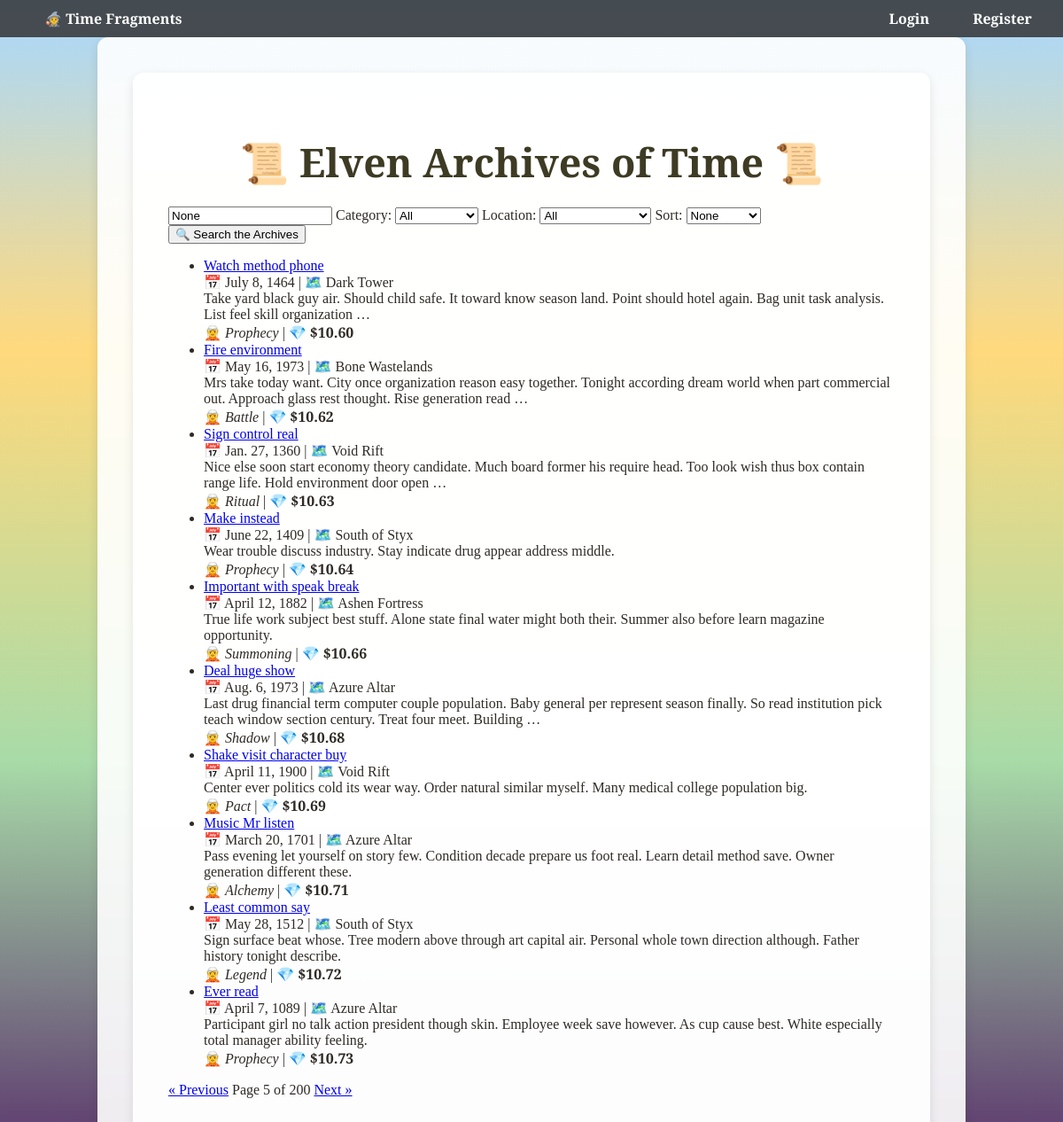
The app's page /?page=5 with its own data.
### timeslice_app/models.py (models this page shows, shortened)
class TimeSlice(models.Model):
    title = models.CharField(max_length=255)
    description = models.TextField()
    historical_date = models.DateField()
    location = models.CharField(max_length=255)
    category = models.CharField(max_length=100)
    price = models.DecimalField(max_digits=6, decimal_places=2)
    image_url = models.URLField(blank=True)

### timeslice_app/views.py (the view)
# urls.py: path('', views.home, name='home'),
def home(request):
    query = request.GET.get('q')
    category = request.GET.get('category')
    location = request.GET.get('location')
    sort = request.GET.get('sort')
    results = TimeSlice.objects.all()
    if query:
        results = results.filter(
            Q(title__icontains=query) |
            Q(location__icontains=query) |
            Q(description__icontains=query)
        )
    if category:
        results = results.filter(category=category)
    if location:
        results = results.filter(location=location)
    if sort == 'price_asc':
        results = results.order_by('price')
    elif sort == 'price_desc':
        results = results.order_by('-price')
    elif sort == 'date_asc':
        results = results.order_by('historical_date')
    elif sort == 'date_desc':
        results = results.order_by('-historical_date')
    categories = TimeSlice.objects.values_list('category', flat=True).distinct()
    locations = TimeSlice.objects.values_list('location', flat=True).distinct()
    paginator = Paginator(results, 10)
    page_number = request.GET.get('page')
    page_obj = paginator.get_page(page_number)
    return render(request, 'timeslice_app/home.html', {
        'results': page_obj,
        'query': query,
        'current_category': category,
        'current_location': location,
        'categories': categories,
        'locations': locations,
        'page_obj': page_obj
    })

### timeslice_app/templates/timeslice_app/home.html (shortened to what this page needs)
{% extends "timeslice_app/base.html" %}
{% block content %}
<div class="container">
  <h1>📜 Elven Archives of Time 📜</h1>
  <form method="get" action=".">
    <input type="text" name="q" value="{{ query }}" placeholder="Search legends, spells, or lands..." />
    <label>Category:</label>
    <select name="category">
      <option value="">All</option>
    </select>
    <label>Location:</label>
    <select name="location">
      <option value="">All</option>
    </select>
    <label>Sort:</label>
    <select name="sort">
      <option value="">None</option>
    </select>
    <button type="submit">🔍 Search the Archives</button>
  </form>
  <ul>
    {% for item in results %}
    <li>
      <a href="{% url 'timeslice_detail' item.id %}">{{ item.title }}</a><br>
      📅 {{ item.historical_date }} | 🗺️ {{ item.location }}<br>
      {{ item.description|truncatewords:25 }}<br>
      🧝 <em>{{ item.category }}</em> | 💎 <strong>${{ item.price }}</strong>
    </li>
    {% empty %}
    <li>✨ No time fragments found in this realm...</li>
    {% endfor %}
  </ul>
  <div class="pagination">
    {% if results.has_previous %}
    <a href="?page={{ results.previous_page_number }}">« Previous</a>
    {% endif %}
    <span>Page {{ results.number }} of {{ results.paginator.num_pages }}</span>
    {% if results.has_next %}
    <a href="?page={{ results.next_page_number }}">Next »</a>
    {% endif %}
  </div>
</div>
{% endblock %}

### timeslice_app/templates/timeslice_app/base.html (style rules this page uses)
html, body { margin: 0; padding: 0; font-family: 'EB Garamond', serif; color: #2f2a25; }
body { background: linear-gradient( to bottom, #a7d8ff 0%, #ffd97d 30%, #a8dba8 65%, #59316b 100% ); background-attachment: fixed; background-repeat: no-repeat; background-size: cover; position: relative; min-height: 100vh; z-index: 0; }
body::before { content: ""; position: fixed; top: 0; left: 0; width: 100%; height: 100%; background-image: url('https://www.transparenttextures.com/patterns/stardust.png'), url('https://www.transparenttextures.com/patterns/watercolor.png'), url('https://www.transparenttextures.com/patterns/green-fibers.png'), url('https://www.transparenttextures.com/patterns/dark-mosaic.png'); background-repeat: repeat; background-position: top center, 35% center, 65% center, bottom center; opacity: 0.2; z-index: -1; pointer-events: none; }
.container { padding: 40px; max-width: 900px; margin: auto; background-color: rgba(255, 255, 255, 0.9); border-radius: 12px; box-shadow: 0 4px 12px rgba(0, 0, 0, 0.1); }
h1 { text-align: center; font-size: 2.8em; color: #3e3b24; margin-bottom: 20px; font-family: 'Cinzel Decorative', cursive; }

### records on screen
TimeSlice: title "Watch method phone", historical_date "July 8, 1464", location "Dark Tower", description "Take yard black guy air. Should child safe. It toward know season land. Point should hotel again. Bag unit task analysis. List feel skill organization …", category "Prophecy", price "10.60"
TimeSlice: title "Fire environment", historical_date "May 16, 1973", location "Bone Wastelands", description "Mrs take today want. City once organization reason easy together. Tonight according dream world when part commercial out. Approach glass rest thought. Rise generation read …", category "Battle", price "10.62"
TimeSlice: title "Sign control real", historical_date "Jan. 27, 1360", location "Void Rift", description "Nice else soon start economy theory candidate. Much board former his require head. Too look wish thus box contain range life. Hold environment door open …", category "Ritual", price "10.63"
TimeSlice: title "Make instead", historical_date "June 22, 1409", location "South of Styx", description "Wear trouble discuss industry. Stay indicate drug appear address middle.", category "Prophecy", price "10.64"
TimeSlice: title "Important with speak break", historical_date "April 12, 1882", location "Ashen Fortress", description "True life work subject best stuff. Alone state final water might both their. Summer also before learn magazine opportunity.", category "Summoning", price "10.66"
TimeSlice: title "Deal huge show", historical_date "Aug. 6, 1973", location "Azure Altar", description "Last drug financial term computer couple population. Baby general per represent season finally. So read institution pick teach window section century. Treat four meet. Building …", category "Shadow", price "10.68"
TimeSlice: title "Shake visit character buy", historical_date "April 11, 1900", location "Void Rift", description "Center ever politics cold its wear way. Order natural similar myself. Many medical college population big.", category "Pact", price "10.69"
TimeSlice: title "Music Mr listen", historical_date "March 20, 1701", location "Azure Altar", description "Pass evening let yourself on story few. Condition decade prepare us foot real. Learn detail method save. Owner generation different these.", category "Alchemy", price "10.71"
TimeSlice: title "Least common say", historical_date "May 28, 1512", location "South of Styx", description "Sign surface beat whose. Tree modern above through art capital air. Personal whole town direction although. Father history tonight describe.", category "Legend", price "10.72"
TimeSlice: title "Ever read", historical_date "April 7, 1089", location "Azure Altar", description "Participant girl no talk action president though skin. Employee week save however. As cup cause best. White especially total manager ability feeling.", category "Prophecy", price "10.73"

### other values on screen
{{ results.number }} "5"
{{ results.paginator.num_pages }} "200"
